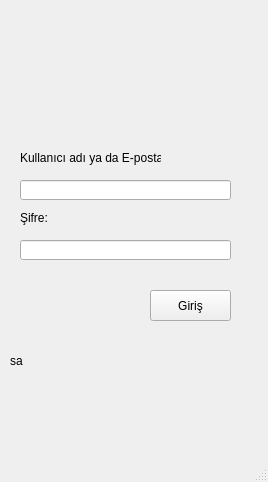
<?xml version="1.0" encoding="UTF-8"?>
<ui version="4.0">
 <class>MainWindow</class>
 <widget class="QMainWindow" name="MainWindow">
  <property name="geometry">
   <rect>
    <x>0</x>
    <y>0</y>
    <width>268</width>
    <height>482</height>
   </rect>
  </property>
  <property name="windowTitle">
   <string>MainWindow</string>
  </property>
  <widget class="QWidget" name="centralwidget">
   <widget class="QLineEdit" name="lineposta">
    <property name="geometry">
     <rect>
      <x>20</x>
      <y>180</y>
      <width>211</width>
      <height>20</height>
     </rect>
    </property>
   </widget>
   <widget class="QLineEdit" name="linsifre">
    <property name="geometry">
     <rect>
      <x>20</x>
      <y>240</y>
      <width>211</width>
      <height>20</height>
     </rect>
    </property>
   </widget>
   <widget class="QPushButton" name="buton_giris">
    <property name="geometry">
     <rect>
      <x>150</x>
      <y>290</y>
      <width>81</width>
      <height>31</height>
     </rect>
    </property>
    <property name="text">
     <string>Giriş</string>
    </property>
   </widget>
   <widget class="QLabel" name="label">
    <property name="geometry">
     <rect>
      <x>20</x>
      <y>150</y>
      <width>141</width>
      <height>16</height>
     </rect>
    </property>
    <property name="text">
     <string>Kullanıcı adı ya da E-posta:</string>
    </property>
   </widget>
   <widget class="QLabel" name="label_2">
    <property name="geometry">
     <rect>
      <x>20</x>
      <y>210</y>
      <width>61</width>
      <height>16</height>
     </rect>
    </property>
    <property name="text">
     <string>Şifre:</string>
    </property>
   </widget>
   <widget class="QLabel" name="label_mesaj">
    <property name="geometry">
     <rect>
      <x>10</x>
      <y>350</y>
      <width>241</width>
      <height>21</height>
     </rect>
    </property>
    <property name="text">
     <string>sa</string>
    </property>
   </widget>
  </widget>
  <widget class="QMenuBar" name="menubar">
   <property name="geometry">
    <rect>
     <x>0</x>
     <y>0</y>
     <width>268</width>
     <height>21</height>
    </rect>
   </property>
  </widget>
  <widget class="QStatusBar" name="statusbar"/>
 </widget>
 <resources/>
 <connections/>
</ui>
